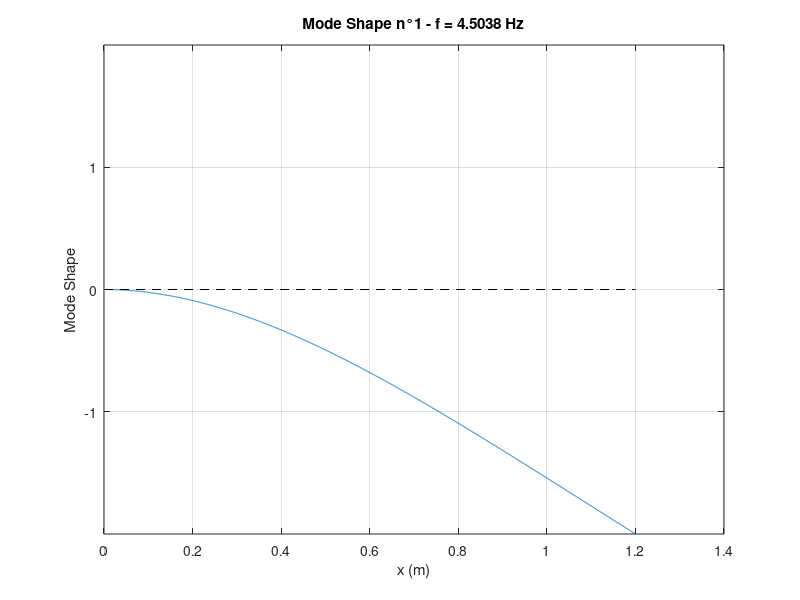
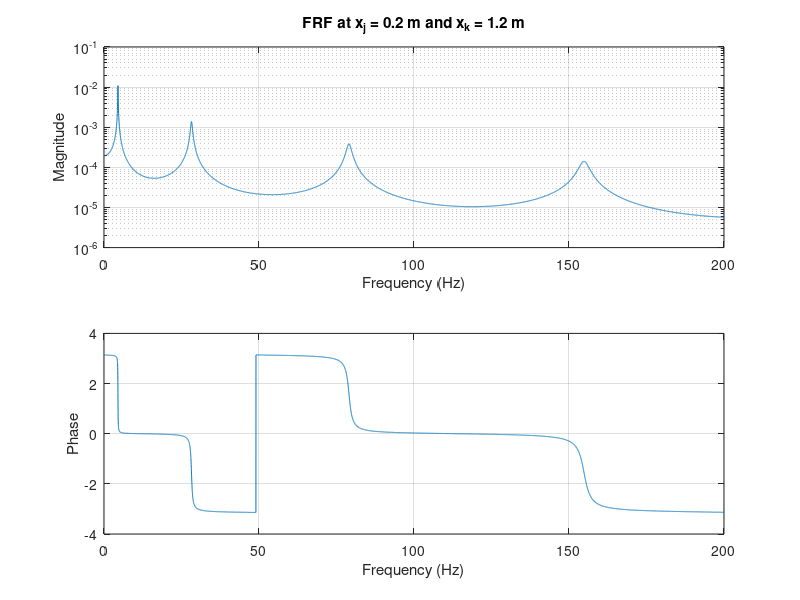
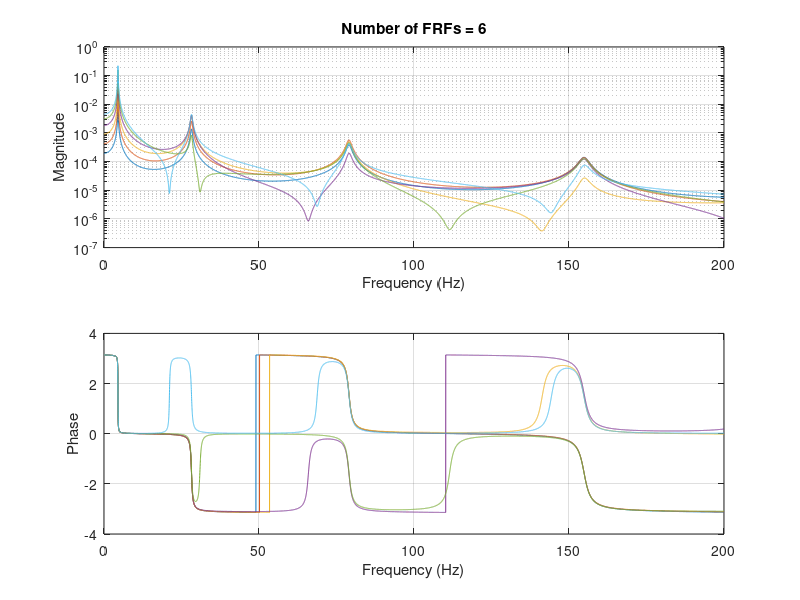

Recreate these plots in MATLAB, in order.
tic; % Start timing

close all; clc; clear;

% Data of the reference structure
L = 1.2; % m
h = 8e-3; % m
b = 40e-3; % m
rho = 2700; % kg/m^3
E = 68e9; % Pa
J = b * h^3 / 12; % m^4
m = rho * b * h; % kg/m

% Boundary conditions
H = @(gamma) [  1,  0,  1,   0;
                0,  1,  0,   1;
                -cos(gamma*L), -sin(gamma*L),  cosh(gamma*L),  sinh(gamma*L);
                sin(gamma*L), -cos(gamma*L),  sinh(gamma*L),  cosh(gamma*L)];

% Characteristic equation
chareq = @(gamma) det(H(gamma));

% Solve the characteristic equation for gamma
gamma_vals = linspace(0, 50, 10000);
omega_vals = gamma_vals.^2 * sqrt(E * J / (rho * b * h));
chareq_vals = arrayfun(chareq, gamma_vals);

% Numerically find the roots of the characteristic equation
gamma_roots = zeros(1, length(gamma_vals) - 1);
root_count = 0;
for i = 1:length(gamma_vals)-1
    if chareq_vals(i) * chareq_vals(i+1) < 0
        root_count = root_count + 1;
        gamma_roots(root_count) = fzero(chareq, [gamma_vals(i), gamma_vals(i+1)]);
    end
end
gamma_roots = gamma_roots(1:root_count);

% Convert gamma roots to frequencies
omega_i = gamma_roots.^2 * sqrt(E * J / (rho * b * h));
f_i = omega_i / (2 * pi);

disp(['First 4 natural frequencies: ', num2str(f_i(1:4)), ' Hz']);

%% Mode shapes

% Compute the mode shapes
x_vals = linspace(0, L, 2000);
mode_shapes = zeros(4, length(gamma_roots));

for i = 1:length(gamma_roots)
    g_i = gamma_roots(i);
    H_i = H(g_i);
    H_hat = H_i(2:4, 2:4);
    N = H_i(2:4, 1);
    H_hat_inv = pinv(H_hat);
    w_hat = -H_hat_inv * N;
    w_i = [1; w_hat];
    mode_shapes(:, i) = w_i; % Normalize the mode shape
end

function phi = phi_shape(gamma, x)
    phi = [cos(gamma * x); sin(gamma * x); cosh(gamma * x); sinh(gamma * x)];
end

% Plot the mode shapes
for i = 1:1
    figure;
    g_i = gamma_roots(i);
    shape_i = mode_shapes(:, i)' * phi_shape(g_i, x_vals);
    plot(x_vals, shape_i);
    hold on;
    line([0, L], [0, 0], 'LineStyle', '--', 'Color', 'k');
    title(['Mode Shape n°', num2str(i), ' - f = ', num2str(f_i(i)), ' Hz']);
    xlabel('x (m)');
    ylabel('Mode Shape');
    grid on;
    ylim([-max(abs(shape_i)), max(abs(shape_i))]);
end

% Save mode 1 shape
shape_1 = mode_shapes(:, 1)' * phi_shape(gamma_roots(1), x_vals);
save 'cantilever_mode1.mat' x_vals shape_1;

%% Frequency response function
x_j = 0.2; % m
x_k = 1.2; % m
damp_factor = 0.01;

freqs = linspace(0, 200, 10000);

function FRF = computeFRF(freqs, gamma_roots, mode_shapes, x_j, x_k, x_vals, damp_factor, E, J, rho, b, h, m)
    % Preallocation of FRF
    FRF = zeros(1, length(freqs));

    % Calculation of constants
    omega_vals = 2 * pi * freqs;
    omega_i_roots = gamma_roots.^2 * sqrt(E * J / (rho * b * h));

    % Pre-calculation of phi_shape for x_j, x_k and x_vals
    phi_j_vals = arrayfun(@(g_i) phi_shape(g_i, x_j), gamma_roots, 'UniformOutput', false);
    phi_k_vals = arrayfun(@(g_i) -phi_shape(g_i, x_k), gamma_roots, 'UniformOutput', false); % Negative direction for x_k
    phi_i_vals = arrayfun(@(g_i) phi_shape(g_i, x_vals), gamma_roots, 'UniformOutput', false);

    % Calculation of modal masses
    m_i_vals = arrayfun(@(j) trapz(x_vals, m * (mode_shapes(:, j)' * phi_i_vals{j}).^2), 1:length(gamma_roots));

    % Main loop
    for i = 1:length(freqs)
        omega = omega_vals(i);
        for j = 1:length(gamma_roots)
            omega_i = omega_i_roots(j);
            w_i = mode_shapes(:, j);
            phi_j = w_i' * phi_j_vals{j};
            phi_k = w_i' * phi_k_vals{j};
            m_i = m_i_vals(j);
            num = (phi_j * phi_k / m_i);
            den = -omega^2 + 2j * damp_factor * omega_i * omega + omega_i^2;
            FRF(i) = FRF(i) + num / den;
        end
    end
end

FRF = computeFRF(freqs, gamma_roots, mode_shapes, x_j, x_k, x_vals, damp_factor, E, J, rho, b, h, m);

% Plot the FRF
figure;
subplot(2, 1, 1);
semilogy(freqs, abs(FRF));
title('FRF at x_j = 0.2 m and x_k = 1.2 m');
xlabel('Frequency (Hz)');
ylabel('Magnitude');
grid on;
subplot(2, 1, 2);
plot(freqs, angle(FRF));
xlabel('Frequency (Hz)');
ylabel('Phase');
grid on;

%% Considering N FRFs

x_js = [0.2, 0.3, 0.45, 0.66, 0.9, 1.13];
x_ks = 1.2;

G_exp = zeros(length(freqs), length(x_js) * length(x_ks));

for i = 1:length(x_js)
    for j = 1:length(x_ks)
        x_j = x_js(i);
        x_k = x_ks(j);
        FRF = computeFRF(freqs, gamma_roots, mode_shapes, x_j, x_k, x_vals, damp_factor, E, J, rho, b, h, m);
        G_exp(:, (i-1)*length(x_ks) + j) = FRF.';
    end
end

% Plot the FRFs
figure;
subplot(2, 1, 1);
semilogy(freqs, abs(G_exp));
title(['Number of FRFs = ', num2str(size(G_exp, 2))]);
xlabel('Frequency (Hz)');
ylabel('Magnitude');
grid on;
subplot(2, 1, 2);
plot(freqs, angle(G_exp));
xlabel('Frequency (Hz)');
ylabel('Phase');
grid on;

% Save the "experimental" FRFs
save 'cantilever_FRF.mat' freqs G_exp;

toc; % End timing and display elapsed time